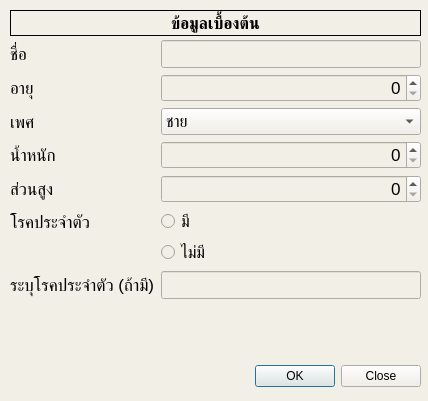
<?xml version="1.0" encoding="UTF-8"?>
<ui version="4.0">
 <class>per_weight</class>
 <widget class="QDialog" name="per_weight">
  <property name="geometry">
   <rect>
    <x>0</x>
    <y>0</y>
    <width>428</width>
    <height>401</height>
   </rect>
  </property>
  <property name="windowTitle">
   <string>Dialog</string>
  </property>
  <property name="styleSheet">
   <string notr="true">background-color: #F2EFE7;</string>
  </property>
  <widget class="QDialogButtonBox" name="bt_personal">
   <property name="geometry">
    <rect>
     <x>10</x>
     <y>360</y>
     <width>411</width>
     <height>32</height>
    </rect>
   </property>
   <property name="font">
    <font>
     <pointsize>12</pointsize>
    </font>
   </property>
   <property name="acceptDrops">
    <bool>true</bool>
   </property>
   <property name="orientation">
    <enum>Qt::Horizontal</enum>
   </property>
   <property name="standardButtons">
    <set>QDialogButtonBox::Close|QDialogButtonBox::Ok</set>
   </property>
  </widget>
  <widget class="QLabel" name="label">
   <property name="geometry">
    <rect>
     <x>10</x>
     <y>10</y>
     <width>411</width>
     <height>26</height>
    </rect>
   </property>
   <property name="font">
    <font>
     <pointsize>12</pointsize>
     <weight>75</weight>
     <bold>true</bold>
    </font>
   </property>
   <property name="frameShape">
    <enum>QFrame::Box</enum>
   </property>
   <property name="text">
    <string>ข้อมูลเบื้องต้น</string>
   </property>
   <property name="alignment">
    <set>Qt::AlignCenter</set>
   </property>
  </widget>
  <widget class="QWidget" name="formLayoutWidget">
   <property name="geometry">
    <rect>
     <x>10</x>
     <y>40</y>
     <width>411</width>
     <height>300</height>
    </rect>
   </property>
   <layout class="QFormLayout" name="formLayout">
    <item row="0" column="0">
     <widget class="QLabel" name="label_11">
      <property name="font">
       <font>
        <pointsize>13</pointsize>
       </font>
      </property>
      <property name="frameShape">
       <enum>QFrame::NoFrame</enum>
      </property>
      <property name="text">
       <string>ชื่อ</string>
      </property>
      <property name="alignment">
       <set>Qt::AlignLeading|Qt::AlignLeft|Qt::AlignVCenter</set>
      </property>
     </widget>
    </item>
    <item row="0" column="1">
     <widget class="QLineEdit" name="per_name">
      <property name="font">
       <font>
        <pointsize>13</pointsize>
       </font>
      </property>
     </widget>
    </item>
    <item row="1" column="0">
     <widget class="QLabel" name="label_12">
      <property name="font">
       <font>
        <pointsize>13</pointsize>
       </font>
      </property>
      <property name="frameShape">
       <enum>QFrame::NoFrame</enum>
      </property>
      <property name="text">
       <string>อายุ</string>
      </property>
      <property name="alignment">
       <set>Qt::AlignLeading|Qt::AlignLeft|Qt::AlignVCenter</set>
      </property>
     </widget>
    </item>
    <item row="2" column="0">
     <widget class="QLabel" name="label_13">
      <property name="font">
       <font>
        <pointsize>13</pointsize>
       </font>
      </property>
      <property name="frameShape">
       <enum>QFrame::NoFrame</enum>
      </property>
      <property name="text">
       <string>เพศ</string>
      </property>
      <property name="alignment">
       <set>Qt::AlignLeading|Qt::AlignLeft|Qt::AlignVCenter</set>
      </property>
     </widget>
    </item>
    <item row="2" column="1">
     <widget class="QComboBox" name="per_gender">
      <property name="font">
       <font>
        <pointsize>12</pointsize>
       </font>
      </property>
      <item>
       <property name="text">
        <string>ชาย</string>
       </property>
      </item>
      <item>
       <property name="text">
        <string>หญิง</string>
       </property>
      </item>
     </widget>
    </item>
    <item row="3" column="0">
     <widget class="QLabel" name="label_14">
      <property name="font">
       <font>
        <pointsize>13</pointsize>
       </font>
      </property>
      <property name="frameShape">
       <enum>QFrame::NoFrame</enum>
      </property>
      <property name="text">
       <string>น้ำหนัก</string>
      </property>
      <property name="alignment">
       <set>Qt::AlignLeading|Qt::AlignLeft|Qt::AlignVCenter</set>
      </property>
     </widget>
    </item>
    <item row="4" column="0">
     <widget class="QLabel" name="label_15">
      <property name="font">
       <font>
        <pointsize>13</pointsize>
       </font>
      </property>
      <property name="frameShape">
       <enum>QFrame::NoFrame</enum>
      </property>
      <property name="text">
       <string>ส่วนสูง</string>
      </property>
      <property name="alignment">
       <set>Qt::AlignLeading|Qt::AlignLeft|Qt::AlignVCenter</set>
      </property>
     </widget>
    </item>
    <item row="5" column="1">
     <widget class="QRadioButton" name="per_congenital_disease">
      <property name="font">
       <font>
        <pointsize>12</pointsize>
       </font>
      </property>
      <property name="text">
       <string>มี</string>
      </property>
     </widget>
    </item>
    <item row="6" column="1">
     <widget class="QRadioButton" name="per_non_congenital_disease">
      <property name="font">
       <font>
        <pointsize>12</pointsize>
       </font>
      </property>
      <property name="text">
       <string>ไม่มี</string>
      </property>
     </widget>
    </item>
    <item row="5" column="0">
     <widget class="QLabel" name="label_16">
      <property name="font">
       <font>
        <pointsize>13</pointsize>
       </font>
      </property>
      <property name="frameShape">
       <enum>QFrame::NoFrame</enum>
      </property>
      <property name="text">
       <string>โรคประจำตัว</string>
      </property>
      <property name="alignment">
       <set>Qt::AlignLeading|Qt::AlignLeft|Qt::AlignVCenter</set>
      </property>
     </widget>
    </item>
    <item row="6" column="0">
     <widget class="QLabel" name="label_17">
      <property name="font">
       <font>
        <pointsize>13</pointsize>
       </font>
      </property>
      <property name="frameShape">
       <enum>QFrame::NoFrame</enum>
      </property>
      <property name="text">
       <string/>
      </property>
      <property name="alignment">
       <set>Qt::AlignLeading|Qt::AlignLeft|Qt::AlignVCenter</set>
      </property>
     </widget>
    </item>
    <item row="7" column="0">
     <widget class="QLabel" name="label_18">
      <property name="font">
       <font>
        <pointsize>13</pointsize>
       </font>
      </property>
      <property name="frameShape">
       <enum>QFrame::NoFrame</enum>
      </property>
      <property name="text">
       <string>ระบุโรคประจำตัว (ถ้ามี)</string>
      </property>
      <property name="alignment">
       <set>Qt::AlignLeading|Qt::AlignLeft|Qt::AlignVCenter</set>
      </property>
     </widget>
    </item>
    <item row="7" column="1">
     <widget class="QLineEdit" name="per_congenital_disease_detail">
      <property name="font">
       <font>
        <pointsize>13</pointsize>
       </font>
      </property>
     </widget>
    </item>
    <item row="1" column="1">
     <widget class="QSpinBox" name="per_age">
      <property name="font">
       <font>
        <pointsize>13</pointsize>
       </font>
      </property>
      <property name="alignment">
       <set>Qt::AlignRight|Qt::AlignTrailing|Qt::AlignVCenter</set>
      </property>
      <property name="maximum">
       <number>150</number>
      </property>
     </widget>
    </item>
    <item row="3" column="1">
     <widget class="QSpinBox" name="per_weight_2">
      <property name="font">
       <font>
        <pointsize>13</pointsize>
       </font>
      </property>
      <property name="alignment">
       <set>Qt::AlignRight|Qt::AlignTrailing|Qt::AlignVCenter</set>
      </property>
      <property name="maximum">
       <number>150</number>
      </property>
     </widget>
    </item>
    <item row="4" column="1">
     <widget class="QSpinBox" name="per_height">
      <property name="font">
       <font>
        <pointsize>13</pointsize>
       </font>
      </property>
      <property name="alignment">
       <set>Qt::AlignRight|Qt::AlignTrailing|Qt::AlignVCenter</set>
      </property>
      <property name="maximum">
       <number>300</number>
      </property>
     </widget>
    </item>
   </layout>
  </widget>
 </widget>
 <resources/>
 <connections/>
</ui>
